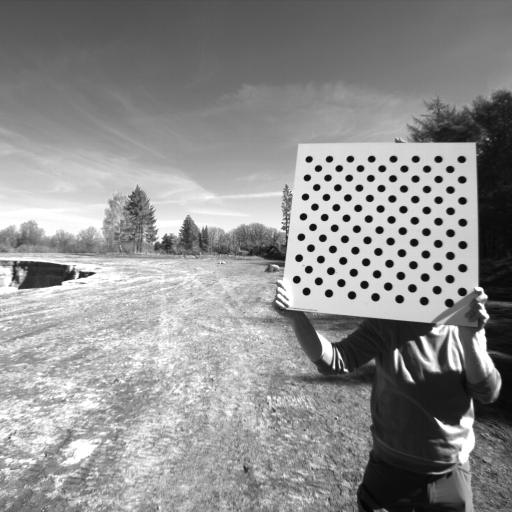
#> input picture Calib/_00037_0.png, 1024 x 1024 px (shown at 1/2 size); its folder holds 4 pictures in this run
$ python CalibrationStereo.py
#> lines starting #> are read from the running program, lines starting #| are printed output that depends on the picture
### Code/CalibTools.py
# This import registers the 3D projection, but is otherwise unused.
from mpl_toolkits.mplot3d import Axes3D  # noqa: F401 unused import

import os
import matplotlib.pyplot as plt
import numpy as np
import cv2
import glob
import CalibUtils

def getImages(root_path):
    image_names = sorted(glob.glob(root_path))
    views = []
    for image_name in image_names:
        views.append(cv2.imread(image_name))
#> pass 2 of the loop in getImages, `for image_name in image_names:`:
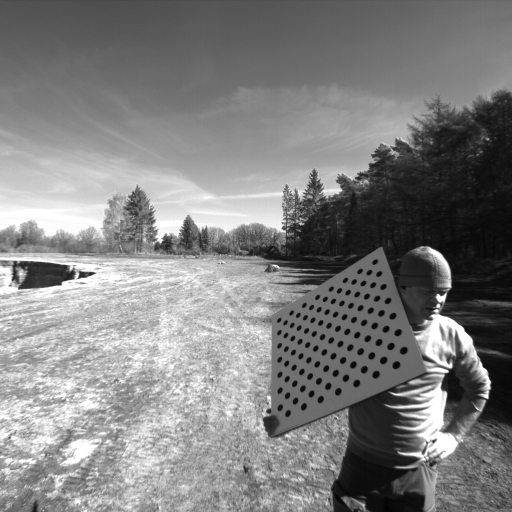
#> input picture Calib/_00062_0.png, 1024 x 1024 px (shown at 1/2 size)
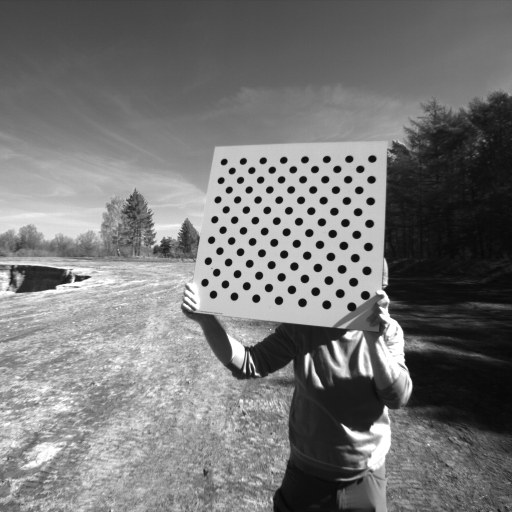
#> input picture Calib/_00037_1.png, 1024 x 1024 px (shown at 1/2 size)
#> pass 2 of the loop in getImages, `for image_name in image_names:`:
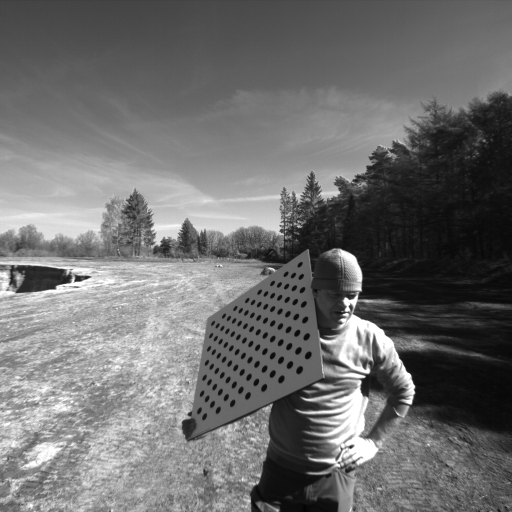
#> input picture Calib/_00062_1.png, 1024 x 1024 px (shown at 1/2 size)
    return views, image_names

def detectPattern(frame, cols=7, rows=15):
    pattern_found = False
    img_points = []
    pattern_size = (cols, rows)

    gray = cv2.cvtColor(frame, cv2.COLOR_BGR2GRAY)
    pattern_found, centers = cv2.findCirclesGrid(gray, pattern_size,None, cv2.CALIB_CB_ASYMMETRIC_GRID)
    print(pattern_found)

    if pattern_found:
        result = cv2.drawChessboardCorners(frame.copy(), (cols, rows), centers, pattern_found)
        fig = plt.figure()
        ax = fig.add_subplot(111)
        plt.imshow(result)
        plt.show()
        img_points = centers

    return pattern_found, img_points


def asymmetricWorldPoints(cols = 7, rows = 6, patternSize_mm = 1.0):
    patternPoints = []

    #1.1.2.1 - Créer une liste de points 3D correspondant à chaque point de la mire
    # C'est à vous de jouer!!!
    #
    #

    return np.array(patternPoints).astype('float32') * patternSize_mm

# [36 lines left out: functions calibrateMono, computeCorrectionMapsMono, rectify, not called in this run]

def calibrateStereo(objpoints, imgpointsLeft, imgPointsRight, imgSize):
    ret = 0
    mtxLeft = []
    distLeft = []
    mtxRight = []
    distRight = []
    R = []
    T = []
    rvecs = []
    tvecs = []
    pve = []

    #2.1.1 - Implémenter la fonction calibrateCameraExtended
    # C'est à vous de jouer!!!
    #
    #

    #2.1.1 - Implémenter la fonction stereoCalibrateExtended
    # C'est à vous de jouer!!!
    #
    #
    return ret, mtxLeft, distLeft, mtxRight, distRight, R, T, rvecs, tvecs, pve


# [67 lines left out: functions computeCorrectionMapsStereo, visualizeBoards, plotRMS, getDisparity, not called in this run]

### Code/CalibrationStereo.py
# This import registers the 3D projection, but is otherwise unused.
from mpl_toolkits.mplot3d import Axes3D  # noqa: F401 unused import

import os
import matplotlib.pyplot as plt
import numpy as np
import cv2
import glob
import CalibUtils
from CalibTools import *

#Get Left and Right images
viewsLeft, image_namesLeft = getImages(os.path.join("data\\calibration_nav_3003\\NAV\\Calib", '*_0.png'));
viewsRight, image_namesRight = getImages(os.path.join("data\\calibration_nav_3003\\NAV\\Calib", '*_1.png'));

imgCalibLeft = []
imgPointsLeft = []
imgNameLeft = []

imgCalibRight = []
imgPointsRight = []
imgNameRight = []

objectPoints = []
idx=0

print(viewsLeft[1].shape[0:2])
#| (1024, 1024)
imgSize = viewsLeft[1].shape[0:2];
#> imgSize = (1024, 1024)

#For each image pair
for view in viewsLeft:
    print("Left: "+image_namesLeft[idx])
    #Detect calibration pattern in the left image
    patternFoundLeft, imgPointLeft = detectPattern(viewsLeft[idx], cols = 7, rows = 15)
    if patternFoundLeft:
        print("Right: "+ image_namesRight[idx])
        #Detect calibration pattern in the right image only if it has been found in the left one
        patternFoundRight, imgPointRight = detectPattern(viewsRight[idx], cols = 7, rows = 15)
        if patternFoundRight:
            imgNameLeft.append(image_namesLeft[idx])
            imgNameRight.append(image_namesRight[idx])
            imgCalibLeft.append(view)
            imgCalibRight.append(viewsRight[idx])
            imgPointsLeft.append(imgPointLeft)
            imgPointsRight.append(imgPointRight)

            #Add corresponding object points
            objectPoints.append(asymmetricWorldPoints(cols = 7, rows = 15, patternSize_mm = 85.0))
    idx=idx+1
#> this loop made 2 passes
#> (patternFoundLeft, patternFoundRight, idx) on passes 1 to 2: (True, True, 1), (True, False, 2)
#| Left: Calib/_00037_0.png
#| True
#| Right: Calib/_00037_1.png
#| True
#| Left: Calib/_00062_0.png
#| True
#| Right: Calib/_00062_1.png
#| False
#> pass 1, in detectPattern, `result = cv2.drawChessboardCorners(frame.copy(), (cols, rows), centers..`:
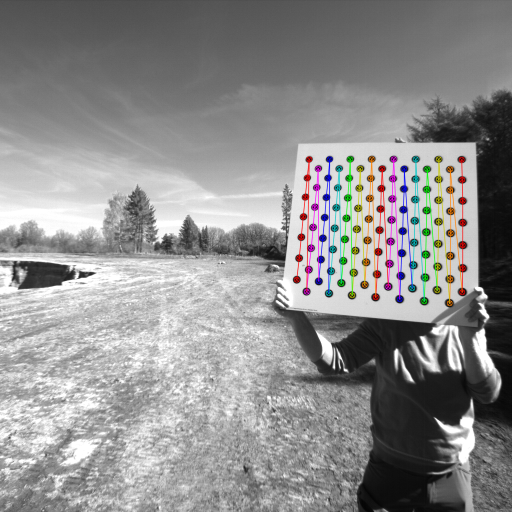
#> result: shape (1024, 1024, 3) (shown at 1/2 size); mean B, G, R 142.9, 143.1, 143.6
#> pass 1, in detectPattern (call 2), `result = cv2.drawChessboardCorners(frame.copy(), (cols, rows), centers..`:
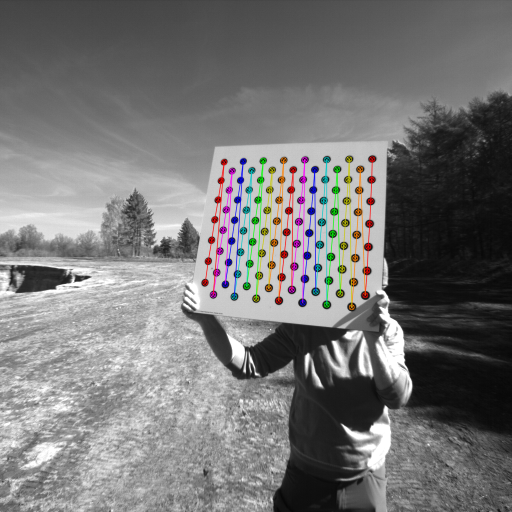
#> result: shape (1024, 1024, 3) (shown at 1/2 size); mean B, G, R 118.7, 118.8, 119.4
#> pass 2, in detectPattern (call 3), `plt.show()`:
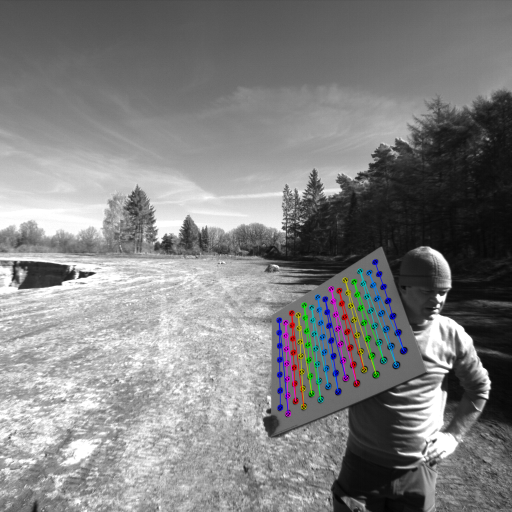
#> shown: shape (1024, 1024, 3) (shown at 1/2 size); mean R, G, B 128.6, 128.7, 129.2
#> after the loop, idx = 2; imgCalibLeft = 1 item; imgCalibRight = 1 item; imgNameLeft = 1 item; imgNameRight = 1 item; imgPointsLeft = 1 item; imgPointsRight = 1 item; objectPoints = [empty array]

#Calibrate stereo bench
rms, mtxLeft, distLeft, mtxRight, distRight, R, T, rvecs, tvecs, pve = calibrateStereo(objectPoints, imgPointsLeft, imgPointsRight, imgSize)
#> rms = 0; mtxLeft = []; distLeft = []; mtxRight = []; distRight = []; R = []; T = []; rvecs = []; tvecs = []; pve = []

print('\nRMS:', rms)
#| RMS: 0
print('Left Camera matrix:\n', mtxLeft)
#| Left Camera matrix:
#|  []
#> (the run stopped early here; a loop or call above may not have finished)
